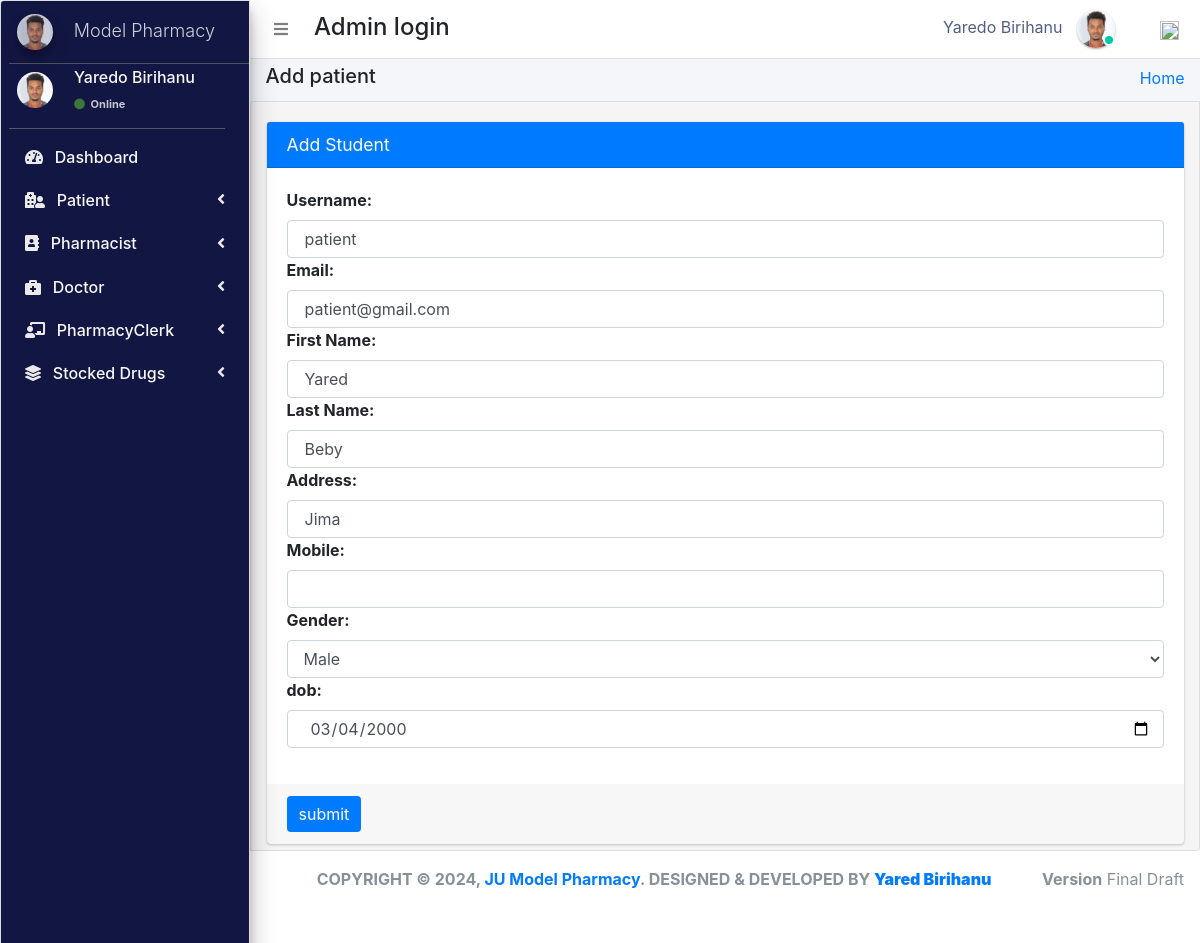
Screenshot of /admin_user/edit_patient/6/ (signed in) with the database file from the repository.
### pharmacy/models.py (models this page shows, shortened)
class CustomUser(AbstractUser):
    user_type_data = ((1, "AdminHOD"), (2, "Pharmacist"), (3, "Doctor"), (4, "PharmacyClerk"),(5, "Patients"))
    user_type = models.CharField(default=1, choices=user_type_data, max_length=10)

class AdminHOD(models.Model):
    gender_category=(
        ('Male','Male'),
        ('Female','Female'),
    )
    admin = models.OneToOneField(CustomUser,null=True, on_delete = models.CASCADE)
    emp_no= models.CharField(max_length=100,null=True,blank=True)
    gender=models.CharField(max_length=100,null=True,choices=gender_category)
    mobile=models.CharField(max_length=10,null=True,blank=True)
    address=models.CharField(max_length=300,null=True,blank=True)
    profile_pic=models.ImageField(default="admin.png",null=True,blank=True)
    created_at = models.DateTimeField(auto_now_add=True)
    updated_at = models.DateTimeField(auto_now=True)
    date_employed=models.DateTimeField(auto_now_add=True, auto_now=False)
    objects = models.Manager()

class Patients(models.Model):
    gender_category=(
        ('Male','Male'),
        ('Female','Female'),
    )
    admin = models.OneToOneField(CustomUser,null=True, on_delete = models.CASCADE)
    reg_no=models.CharField(max_length=30,null=True,blank=True,unique=True)
    gender=models.CharField(max_length=7,null=True,blank=True,choices=gender_category)
    first_name=models.CharField(max_length=20,null=True,blank=True)
    last_name=models.CharField(max_length=20,null=True,blank=True)
    dob=models.DateTimeField(auto_now_add= False, auto_now=False,null=True,blank=True)
    phone_number=models.CharField(max_length=10,null=True,blank=True)
    profile_pic=models.ImageField(default="patient.jpg",null=True,blank=True)
    age = models.IntegerField(default=0, blank=True, null=True)
    address=models.CharField(max_length=300,null=True,blank=True)
    date_admitted=models.DateTimeField(auto_now_add=True, auto_now=False)
    last_updated = models.DateTimeField(auto_now_add=False, auto_now=True)

### pharmacy/HODViews.py (the view, shortened to what this page needs)
# urls.py: path('admin_user/edit_patient/<patient_id>/',HODViews.editPatient,name='edit_patient'),
def editPatient(request,patient_id):
    request.session['patient_id'] = patient_id
    patient = Patients.objects.get(admin=patient_id)
    form = EditPatientForm()
    form.fields['email'].initial = patient.admin.email
    form.fields['username'].initial = patient.admin.username
    form.fields['first_name'].initial = patient.first_name
    form.fields['last_name'].initial = patient.last_name
    form.fields['address'].initial = patient.address
    form.fields['gender'].initial = patient.gender
    form.fields['phone_number'].initial = patient.phone_number
    form.fields['dob'].initial = patient.dob
    context = {
        "id": patient_id,
        "form": form,
        "title":"Edit Patient"
    }
    return render(request, "hod_templates/edit_patient.html", context)

### pharmacy/forms.py
class EditPatientForm(forms.Form):
    username = forms.CharField(label="Username", max_length=50, widget=forms.TextInput(attrs={"class":"form-control"}))
    email = forms.EmailField(label="Email", max_length=50, widget=forms.EmailInput(attrs={"class":"form-control"}))
    first_name = forms.CharField(label="First Name", max_length=50, widget=forms.TextInput(attrs={"class":"form-control"}))
    last_name = forms.CharField(label="Last Name", max_length=50, widget=forms.TextInput(attrs={"class":"form-control"}))
    address = forms.CharField(label="Address", max_length=50, widget=forms.TextInput(attrs={"class":"form-control"}))
    phone_number = forms.CharField(label="Mobile", max_length=50, widget=forms.TextInput(attrs={"class":"form-control"}))
    gender_list = (
        ('Male','Male'),
        ('Female','Female')
    )
    gender = forms.ChoiceField(label="Gender", choices=gender_list, widget=forms.Select(attrs={"class":"form-control"}))
    dob= forms.DateField(label="dob", widget=DateInput(attrs={"class":"form-control"}))

### pharmacy/templates/hod_templates/edit_patient.html (shortened to what this page needs)
{% extends 'hod_templates/base_template.html'%} {% load crispy_forms_tags %} {% block page_title %}
<h5>Add patient</h5>
{% endblock page_title %} {% block main_content %}
<section class="content">
    <div class="container-fluid">
        <div class="row">
            <div class="col-md-12">
                <div class="card card-primary">
                    <div class="card-header">
                        <h3 class="card-title">Add Student</h3>
                    </div>
                    <form role="form" method="POST" action="" enctype="multipart/form-data">
                        <div class="card-body">
                            <div class="form-group">
                                {% for field in form %}
                                {{ field.label_tag }} {{ field }} {% endfor %}
                            </div>
                        </div>
                        <div class="card-footer">
                            <button type="submit" class="btn btn-primary">submit</button>
                        </div>
                    </form>
                </div>
            </div>
        </div>
    </div>
</section>
{% endblock main_content %}

### pharmacy/templates/hod_templates/base_template.html (shortened to what this page needs)
{% extends 'base_file.html' %} {% block htm %}
<body class="hold-transition sidebar-mini layout-fixed">
    <div class="wrapper">
        <nav class="main-header navbar navbar-expand navbar-white navbar-light">
            <ul class="navbar-nav">
                <li class="nav-item">
                    <a class="nav-link" data-widget="pushmenu" href="#" role="button"><i class="fas fa-bars"></i></a>
                </li>
            </ul>
            <h4 style="margin-left: 10px; margin-top: 5px;">Admin login </h4>
            <ul class="navbar-nav ml-auto">
                <li class="mx-3">
                    <a href="#" class="sm-submenu-with-image a">
                        <span>{{user.first_name}}  {{user.last_name}}</span>
                        <img src="{{request.user.adminhod.profile_pic.url}}" class="img-circle elevation-1" width="38" height="38" alt="">
                        <span class="avatar-status avatar-sm-status avatar-status-success"></span>
                    </a>
                </li>
                <li class="nav-item dropdown ml-3 low">
                    <a href="#" class="btn btn-outlined btn-black text-muted bg-transparent " data-toggle="dropdown" aria-expanded="false" data-wow-delay="0.7s"><img src="https://img.icons8.com/ios/50/000000/settings.png" width="19" height="19">
                    </a>
                </li>
            </ul>
        </nav>
        {% include 'hod_templates/sidebar.html'%}
        <div class="content-wrapper">
            <div class="content-header">
                <div class="container-fluid">
                    <div class="row ">
                        <div class="col-sm-6">
                            <h1 class="m-0 text-dark">
                                {% block page_title %} {% endblock page_title %}
                            </h1>
                        </div>
                        <div class="col-sm-6 ">
                            <ol class="breadcrumb float-sm-right">
                                <li class="breadcrumb-item"><a href="">Home</a></li>
                            </ol>
                        </div>
                    </div>
                </div>
            </div>
            {% block main_content %} {% endblock main_content %}
        </div>
        {% include 'hod_templates/footer.html'%}
    </div>
    {% endblock htm %}

### pharmacy/templates/hod_templates/sidebar.html (shortened to what this page needs)
<aside class="main-sidebar sidebar-dark-primary elevation-4">
    <a href="" class="brand-link ml-2">
        <img src="{{request.user.adminhod.profile_pic.url}}" alt="" width="36" height="36" class=" img-circle elevation-3" style="opacity: .8">
        <span class="brand-text font-weight-light mt-1 ml-3 mmust">Model Pharmacy</span>
    </a>
    <div class="sidebar">
        <div class="user-panel mr-3">
            <div class="pull-left image sm-submenu-with-image a ml-2 ">
                <img src="{{request.user.adminhod.profile_pic.url}}" class="img-circle mt-2" width="36" height="36" alt="User Image">
            </div>
            <div class="pull-left info">
                <p>{{user.first_name}} {{user.last_name}}</p>
                <a href="#"><i class="fa fa-circle text-success "></i> Online</a>
            </div>
        </div>
        <nav class="mt-2">
            <ul class="nav nav-pills nav-sidebar flex-column" data-widget="treeview" role="menu" data-accordion="false">
                <li class="nav-item">
                    <a href="{% url  'admin_dashboard' %}" class="nav-link">
                        <i class="fas fa-tachometer-alt mr-2"></i>
                        <p>
                            Dashboard
                        </p>
                    </a>
                </li>
                <li class="nav-item">
                    <a href="#" class="nav-link">
                        <i class="fas fa-hospital-user mr-2"></i>
                        <p>
                            Patient
                            <i class="right fas fa-angle-left"></i>
                        </p>
                    </a>
                </li>
                <li class="nav-item">
                    <a href="#" class="nav-link">
                        <i class="fas fa-address-book mr-2"></i>
                        <p>
                            Pharmacist
                            <i class="right fas fa-angle-left"></i>
                        </p>
                    </a>
                </li>
                <li class="nav-item">
                    <a href="#" class="nav-link">
                        <i class="fas fa-briefcase-medical mr-2"></i>
                        <p>
                            Doctor
                            <i class="right fas fa-angle-left"></i>
                        </p>
                    </a>
                </li>
                <li class="nav-item">
                    <a href="#" class="nav-link">
                        <i class="fas fa-chalkboard-teacher mr-2"></i>
                        <p>
                            PharmacyClerk
                            <i class="right fas fa-angle-left"></i>
                        </p>
                    </a>
                </li>
                <li class="nav-item">
                    <a href="#" class="nav-link">
                        <i class="fas fa-layer-group mr-2"></i>
                        <p>
                            Stocked Drugs
                            <i class="right fas fa-angle-left"></i>
                        </p>
                    </a>
                </li>
            </ul>
        </nav>
    </div>
</aside>

### static/css/main.css (style rules this page uses)
html { font-family: sans-serif; line-height: 1.15; -webkit-text-size-adjust: 100%; -webkit-tap-highlight-color: transparent; }
body { overflow-y: hidden; overflow-x: hidden; font-family: -apple-system, BlinkMacSystemFont, "Segoe UI", Roboto, "Helvetica Neue", Arial, "Noto Sans", sans-serif, "Apple Color Emoji", "Segoe UI Emoji", "Segoe UI Symbol", "Noto Color Emoji" !important; }
.content { background-color: #f5f5f5; border: 1px solid #dddddd; border-radius: 4px 0px 4px 0px; left: -1px; padding: 10px 7px 5px; }
.main-sidebar { background: #ffffff; border: 1px solid #dddddd; border-radius: 4px 0px 4px 0px; font-weight: bold; }
.content { height: 75vh; overflow-y: scroll; overflow-x: hidden; }
.content .row { margin-top: 20px !important; }
.main-sidebar { background-color: #121642 !important; color: white !important; }
.main-sidebar p { color: #f8f8f8 !important; font-weight: 500 !important }
.main-sidebar i { color: rgb(235, 233, 233) !important; }
.btn-primary { outline: none !important; border: none !important; }
.avatar-status { position: absolute; bottom: 12px; right: 75.4px; display: -ms-inline-flexbox; display: inline-flex; -ms-flex-negative: 0; flex-shrink: 0; -ms-flex-pack: center; justify-content: center; -ms-flex-align: center; align-items: center; white-space: nowrap; text-align: center; vertical-align: baseline; font-weight: 600; border: .125rem solid #fff; width: 12px; height: 12px; line-height: 1; font-size: .71094rem; border-radius: 50%; }
.avatar-status-success { color: #fff; background-color: #00c9a7; }
.pull-left { float: left; }
.pull-left { float: left!important; }
.user-panel>.info { padding: 5px 5px 5px 15px; line-height: 1; position: absolute; left: 55px; }
.user-panel>.info>p { font-weight: 600; margin-bottom: 9px; }
p { margin: 0 0 10px; }
.user-panel { padding-bottom: 20px; }
.user-panel:after { clear: both; }
.user-panel:before, .user-panel:after { content: " "; display: table; }
.user-panel>.info>a>.fa, .user-panel>.info>a>.ion, .user-panel>.info>a>.glyphicon { margin-right: 3px; }
.fa-circle { color: #3c763d !important; }
.user-panel i { color: #3c763d !important; }
.user-panel>.info>a { text-decoration: none; padding-right: 5px; margin-top: 3px; font-size: 11px; overflow: hidden; white-space: nowrap; }
.mmust { overflow: hidden; white-space: nowrap; font-size: 18px; }
.container-fluid { width: 100%; padding-right: 15px; padding-left: 15px; margin-right: auto; margin-left: auto; }
.row { display: flex; flex-wrap: wrap; margin-right: -15px; margin-left: -15px; }
input { text-indent: 5px !important; }
input::placeholder { text-indent: 5px !important; }
.img-circle { border-radius: 50%; }
.content-wrapper .content-header { padding: 5px 0.5rem !important; }

### static/css/profile.css (style rules this page uses)
li { list-style-type: none ! }
.form-control { font-size: .875rem; }
.navbar-nav span { color: #525f7f !important; margin-right: 10px !important; }
body { font-family: 'Rubik', sans-serif; height: 100% !important; }
input { text-indent: 5px !important; }
input::placeholder { text-indent: 5px !important; }

### rows the page displays
CustomUser: first_name "Yaredo", last_name "Birihanu", user.adminhod.profile_pic (picture)
CustomUser: form "patient" "patient@gmail.com"
Patients: form "Yared" "Beby" "Jima" "Male" "03/04/2000"

### other values shown
{{ field.label_tag }} "Username:" "Email:" "First Name:" "Last Name:" "Address:" "Mobile:" "Gender:" "dob:"
